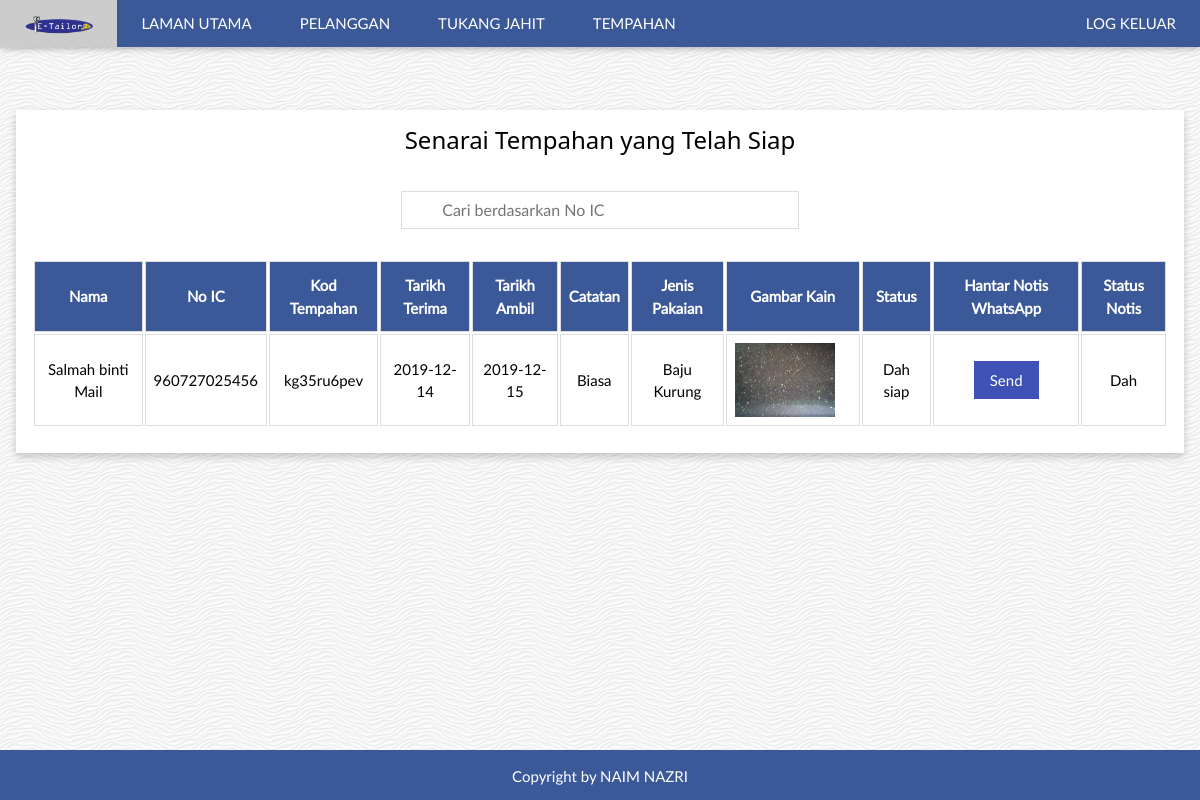
/admin/view_dorder.php (signed in), run on the app's committed database.
### tables this page shows
CREATE TABLE `users` (
  `id_users` int(100) NOT NULL,
  `username` varchar(20) NOT NULL,
  `password` varchar(20) NOT NULL,
  `f_name` varchar(100) NOT NULL,
  `phone_no` varchar(13) NOT NULL,
  `alamat` varchar(100) NOT NULL,
  `ic_no` varchar(15) NOT NULL
);

CREATE TABLE `orders` (
  `id_orders` int(11) NOT NULL,
  `order_code` varchar(10) NOT NULL,
  `receive_date` date NOT NULL,
  `pickup_date` date NOT NULL,
  `status` varchar(255) NOT NULL,
  `catatan` varchar(100) DEFAULT NULL,
  `notice` varchar(10) NOT NULL,
  `id_users` int(10) NOT NULL,
  `id_fashion` int(10) NOT NULL,
  `id_measurement` int(10) NOT NULL,
  `image` varchar(100) NOT NULL
);

CREATE TABLE `fashion` (
  `id_fashion` int(10) NOT NULL,
  `fashion_name` varchar(20) NOT NULL,
  `fashion_price` varchar(10) NOT NULL
);

### admin/view_dorder.php (the view, shortened to what this page needs)
<?php
if (empty($_SESSION['username']))
{
 header('location:../index.php');
}
else
{
?><!DOCTYPE html>
<html lang="en">
<head>
<link rel="stylesheet" href="../css/w3.css">
<link rel="stylesheet" href="../css/font.css">
<link rel="stylesheet" href="../css/font-awesome.min.css">
</head>
<body>
<?php
include "header.php";
?>
<div class="w3-content" style="max-width:2000px;margin-top:46px;">
<div class="w3-container w3-content w3-center w3-padding-64" style="max-width:1400px" id="band" >
<div class="card">
<div class="container ">
<h3>Senarai Tempahan yang Telah Siap</h3>
<br>
<center><input type="text" id="myInput" onkeyup="myFunction()" placeholder="Cari berdasarkan No IC"></center>
<br>
<table id="myTable"align="center">
<th>Nama</th><th>No IC</th><th>Kod Tempahan</th><th>Tarikh Terima</th><th>Tarikh Ambil</th><th>Catatan</th><th>Jenis Pakaian</th><th>Gambar Kain</th><th>Status</th><th>Hantar Notis WhatsApp</th><th>Status Notis</th>
<?php
    $order = "SELECT * FROM orders WHERE status='Dah siap'";
    $i=1;
	$query_o = mysqli_query($conn,$order);
	while($row_o = mysqli_fetch_array($query_o)){
        $id_orders = $row_o['id_orders'];
        $id_users = $row_o['id_users'];
        $order_code = $row_o['order_code'];
        $receive_date = $row_o['receive_date'];
        $pickup_date = $row_o['pickup_date'];
        $status = $row_o['status'];
        $catatan = $row_o['catatan'];
        $notis = $row_o['notice'];
        $image = $row_o['image'];
        $id_fashion = $row_o['id_fashion'];
    $fashion = "SELECT * FROM fashion WHERE id_fashion='$id_fashion'";
    $query_f = mysqli_query ($conn,$fashion);
    while($row_f = mysqli_fetch_array($query_f)){
    $fashion_name = $row_f['fashion_name'];
	$c = "SELECT * FROM users WHERE id_users ='$id_users'";
    $query_c = mysqli_query($conn,$c);
    while($row_c = mysqli_fetch_array($query_c)){
        $f_name = $row_c['f_name'];
        $ic = $row_c['ic_no'];
	?>
<tr>
	<td><?php echo $f_name ?></td>
    <td><?php echo $ic ?></td>
    <td><?php echo $order_code ?></td>
    <td ><?php echo $receive_date ?></td>
	<td ><?php echo $pickup_date ?></td>
    <td ><?php echo $catatan ?></td>
    <td ><?php echo $fashion_name ?></td>
    <td >
        <img id="myImg<?php echo $i?>" src="upload/<?php echo $image ?>" class="w3-left w3-margin-right" style="width:100px"></td>
    <td ><?php echo $status ?></td>
    <td>
	<button class="w3-button w3-indigo w3-hover-light-blue"><a style="text-decoration:none" href="update_notice.php?id_orders=<?php echo $id_orders ?>" onclick="window.open('send_notis.php?id_orders=<?php echo $id_orders?>');return true;">Send</a></button>
	</td>
    <td ><?php echo $notis ?></td>
</tr>
<?php
    }
    }
$i++;}
?>
</table>
<br>
</div>
</div>
</div>
</div>
<footer >
<p class="w3-medium w3-center">Copyright by NAIM NAZRI</p>
</footer>
</body>
<?php
    }
?>
</html>

### admin/header.php (shortened to what this page needs)
<div class="w3-top">
  <div class="w3-bar w3-special-blue w3-card">
    <a href="index.php" class="w3-bar-item w3-button w3-padding-large w3-hide-medium" ><img src="images/etailor2.png" style="height:18px;"></a>
    <a href="index.php" class="w3-bar-item w3-button w3-padding-large w3-hide-small">LAMAN UTAMA</a>
	<div class="w3-dropdown-hover w3-hide-small">
      <button class="w3-padding-large w3-button" title="Customer">PELANGGAN</button>
    </div>
    <div class="w3-dropdown-hover w3-hide-small">
      <button class="w3-padding-large w3-button" title="Tailor">TUKANG JAHIT</button>
    </div>
      <div class="w3-dropdown-hover w3-hide-small">
      <button class="w3-padding-large w3-button" title="Tailor">TEMPAHAN</button>
    </div>
    <a onclick="return confirm('Adakah anda pasti untuk log keluar?');" href="../logout.php" class="w3-button w3-padding-large w3-hover-red w3-hide-small w3-right">LOG KELUAR</a>
  </div>
</div>

### css/w3.css (style rules this page uses)
html { box-sizing:border-box }
*,*:before,*:after { box-sizing:inherit }
html { -ms-text-size-adjust:100%;-webkit-text-size-adjust:100% }
body { margin:0 }
article,aside,details,figcaption,figure,footer,header,main,menu,nav,section { display:block }
a { background-color:transparent }
img { border-style:none }
button,input,select,textarea,optgroup { font:inherit;margin:0 }
button,input { overflow:visible }
button,select { text-transform:none }
button,[type=button],[type=reset],[type=submit] { -webkit-appearance:button }
html,body { font-family:Verdana,sans-serif;font-size:15px;line-height:1.5 }
html { overflow-x:hidden }
h3 { font-size:24px }
h1,h2,h3,h4,h5,h6 { font-family:"Segoe UI",Arial,sans-serif;font-weight:400;margin:10px 0 }
img { vertical-align:middle }
a { color:inherit }
.w3-btn,.w3-button { border:none;display:inline-block;padding:8px 16px;vertical-align:middle;overflow:hidden;text-decoration:none;color:inherit;background-color:inherit;text-align:center;cursor:pointer;white-space:nowrap }
.w3-btn,.w3-button { -webkit-touch-callout:none;-webkit-user-select:none;-khtml-user-select:none;-moz-user-select:none;-ms-user-select:none;user-select:none }
.w3-dropdown-click,.w3-dropdown-hover { position:relative;display:inline-block;cursor:pointer }
.w3-bar { width:100%;overflow:hidden }
.w3-bar .w3-bar-item { padding:8px 16px;float:left;width:auto;border:none;display:block;outline:0 }
.w3-bar .w3-dropdown-hover,.w3-bar .w3-dropdown-click { position:static;float:left }
.w3-bar .w3-button { white-space:normal }
.w3-container:after,.w3-container:before,.w3-panel:after,.w3-panel:before,.w3-row:after,.w3-row:before,.w3-row-padding:after,.w3-row-padding:before, .w3-cell-row:before,.w3-cell-row:after,.w3-clear:after,.w3-clear:before,.w3-bar:before,.w3-bar:after { content:"";display:table;clear:both }
.w3-content,.w3-auto { margin-left:auto;margin-right:auto }
.w3-content { max-width:980px }
.w3-top,.w3-bottom { position:fixed;width:100%;z-index:1 }
.w3-top { top:0 }
.w3-container,.w3-panel { padding:0.01em 16px }
.w3-card,.w3-card-2 { box-shadow:0 2px 5px 0 rgba(0,0,0,0.16),0 2px 10px 0 rgba(0,0,0,0.12) }
.w3-medium { font-size:15px!important }
.w3-center { text-align:center!important }
.w3-margin-right { margin-right:16px!important }
.w3-padding-large { padding:12px 24px!important }
.w3-padding-64 { padding-top:64px!important;padding-bottom:64px!important }
.w3-left { float:left!important }
.w3-right { float:right!important }
.w3-special-blue,.w3-hover-special-blue:hover { color:#fff!important;background-color:#3b5998!important }
.w3-indigo,.w3-hover-indigo:hover { color:#fff!important;background-color:#3f51b5!important }

### admin/view_dorder.php (style rules this page uses)
body { font-family: "Lato", sans-serif; background-image: url('images/waves.png'); }
th,td { border: 1px solid #ddd; padding: 8px; }
th { padding-top: 12px; padding-bottom: 12px; background-color: #3b5998; color: white; }
footer { color:white; background-color: #3b5998; position:fixed; left:0px; bottom:0px; height:50px; width:100%; }
.card { background:white; box-shadow: 0 4px 8px 0 rgba(0,0,0,0.2); transition: 0.3s; }
.container { padding: 2px 16px; }
#myInput { background-image: url('/css/searchicon.png'); background-position: 8px 8px; background-repeat: no-repeat; width: 35%; font-size: 16px; padding: 6px 20px 6px 40px; border: 1px solid #ddd; margin-bottom: 8px; }

### data on the page
orders: order_code "kg35ru6pev", receive_date "2019-12-14", pickup_date "2019-12-15", catatan "Biasa", status "Dah siap", notice "Dah"
fashion: fashion_name "Baju Kurung"
users: f_name "Salmah binti Mail", ic_no "960727025456", orders.image (picture)
